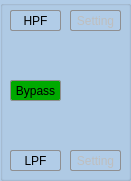
      <widget class="QGroupBox" name="groupBox_19">
       <property name="geometry">
        <rect>
         <x>356</x>
         <y>460</y>
         <width>131</width>
         <height>181</height>
        </rect>
       </property>
       <property name="styleSheet">
        <string notr="true">background-color: rgb(177, 204, 231);</string>
       </property>
       <property name="title">
        <string/>
       </property>
       <widget class="QPushButton" name="filter3HPF">
        <property name="geometry">
         <rect>
          <x>10</x>
          <y>10</y>
          <width>51</width>
          <height>21</height>
         </rect>
        </property>
        <property name="focusPolicy">
         <enum>Qt::NoFocus</enum>
        </property>
        <property name="styleSheet">
         <string notr="true">QPushButton {
     border: 1px solid #8f8f91;
     border-radius: 2px;
     background-color: qlineargradient(x1: 0, y1: 0, x2: 0, y2: 1,
                                       stop: 0 #f6f7fa, stop: 1 #dadbde);
 }

 QPushButton:pressed {
     background-color: qlineargradient(x1: 0, y1: 0, x2: 0, y2: 1,
                                       stop: 0 #dadbde, stop: 1 #f6f7fa);
 }
QPushButton:checked{
	background-color: rgb(0, 170, 0);
}</string>
        </property>
        <property name="text">
         <string>HPF</string>
        </property>
        <property name="checkable">
         <bool>true</bool>
        </property>
        <property name="autoExclusive">
         <bool>true</bool>
        </property>
       </widget>
       <widget class="QPushButton" name="filter3HPFSet">
        <property name="enabled">
         <bool>false</bool>
        </property>
        <property name="geometry">
         <rect>
          <x>70</x>
          <y>10</y>
          <width>51</width>
          <height>21</height>
         </rect>
        </property>
        <property name="focusPolicy">
         <enum>Qt::NoFocus</enum>
        </property>
        <property name="styleSheet">
         <string notr="true">QPushButton {
     border: 1px solid #8f8f91;
     border-radius: 2px;
     background-color: qlineargradient(x1: 0, y1: 0, x2: 0, y2: 1,
                                       stop: 0 #f6f7fa, stop: 1 #dadbde);
 }

 QPushButton:pressed {
     background-color: qlineargradient(x1: 0, y1: 0, x2: 0, y2: 1,
                                       stop: 0 #dadbde, stop: 1 #f6f7fa);
 }
</string>
        </property>
        <property name="text">
         <string>Setting</string>
        </property>
       </widget>
       <widget class="QPushButton" name="filter3Bypass">
        <property name="geometry">
         <rect>
          <x>10</x>
          <y>80</y>
          <width>51</width>
          <height>21</height>
         </rect>
        </property>
        <property name="focusPolicy">
         <enum>Qt::NoFocus</enum>
        </property>
        <property name="styleSheet">
         <string notr="true">QPushButton {
     border: 1px solid #8f8f91;
     border-radius: 2px;
     background-color: qlineargradient(x1: 0, y1: 0, x2: 0, y2: 1,
                                       stop: 0 #f6f7fa, stop: 1 #dadbde);
 }

 QPushButton:pressed {
     background-color: qlineargradient(x1: 0, y1: 0, x2: 0, y2: 1,
                                       stop: 0 #dadbde, stop: 1 #f6f7fa);
 }
QPushButton:checked{
	background-color: rgb(0, 170, 0);
}</string>
        </property>
        <property name="text">
         <string>Bypass</string>
        </property>
        <property name="checkable">
         <bool>true</bool>
        </property>
        <property name="checked">
         <bool>true</bool>
        </property>
        <property name="autoExclusive">
         <bool>true</bool>
        </property>
       </widget>
       <widget class="QPushButton" name="filter3LPF">
        <property name="geometry">
         <rect>
          <x>10</x>
          <y>150</y>
          <width>51</width>
          <height>21</height>
         </rect>
        </property>
        <property name="focusPolicy">
         <enum>Qt::NoFocus</enum>
        </property>
        <property name="styleSheet">
         <string notr="true">QPushButton {
     border: 1px solid #8f8f91;
     border-radius: 2px;
     background-color: qlineargradient(x1: 0, y1: 0, x2: 0, y2: 1,
                                       stop: 0 #f6f7fa, stop: 1 #dadbde);
 }

 QPushButton:pressed {
     background-color: qlineargradient(x1: 0, y1: 0, x2: 0, y2: 1,
                                       stop: 0 #dadbde, stop: 1 #f6f7fa);
 }
QPushButton:checked{
	background-color: rgb(0, 170, 0);
}</string>
        </property>
        <property name="text">
         <string>LPF</string>
        </property>
        <property name="checkable">
         <bool>true</bool>
        </property>
        <property name="autoExclusive">
         <bool>true</bool>
        </property>
       </widget>
       <widget class="QPushButton" name="filter3LPFSet">
        <property name="enabled">
         <bool>false</bool>
        </property>
        <property name="geometry">
         <rect>
          <x>70</x>
          <y>150</y>
          <width>51</width>
          <height>21</height>
         </rect>
        </property>
        <property name="focusPolicy">
         <enum>Qt::NoFocus</enum>
        </property>
        <property name="styleSheet">
         <string notr="true">QPushButton {
     border: 1px solid #8f8f91;
     border-radius: 2px;
     background-color: qlineargradient(x1: 0, y1: 0, x2: 0, y2: 1,
                                       stop: 0 #f6f7fa, stop: 1 #dadbde);
 }

 QPushButton:pressed {
     background-color: qlineargradient(x1: 0, y1: 0, x2: 0, y2: 1,
                                       stop: 0 #dadbde, stop: 1 #f6f7fa);
 }
</string>
        </property>
        <property name="text">
         <string>Setting</string>
        </property>
       </widget>
      </widget>
